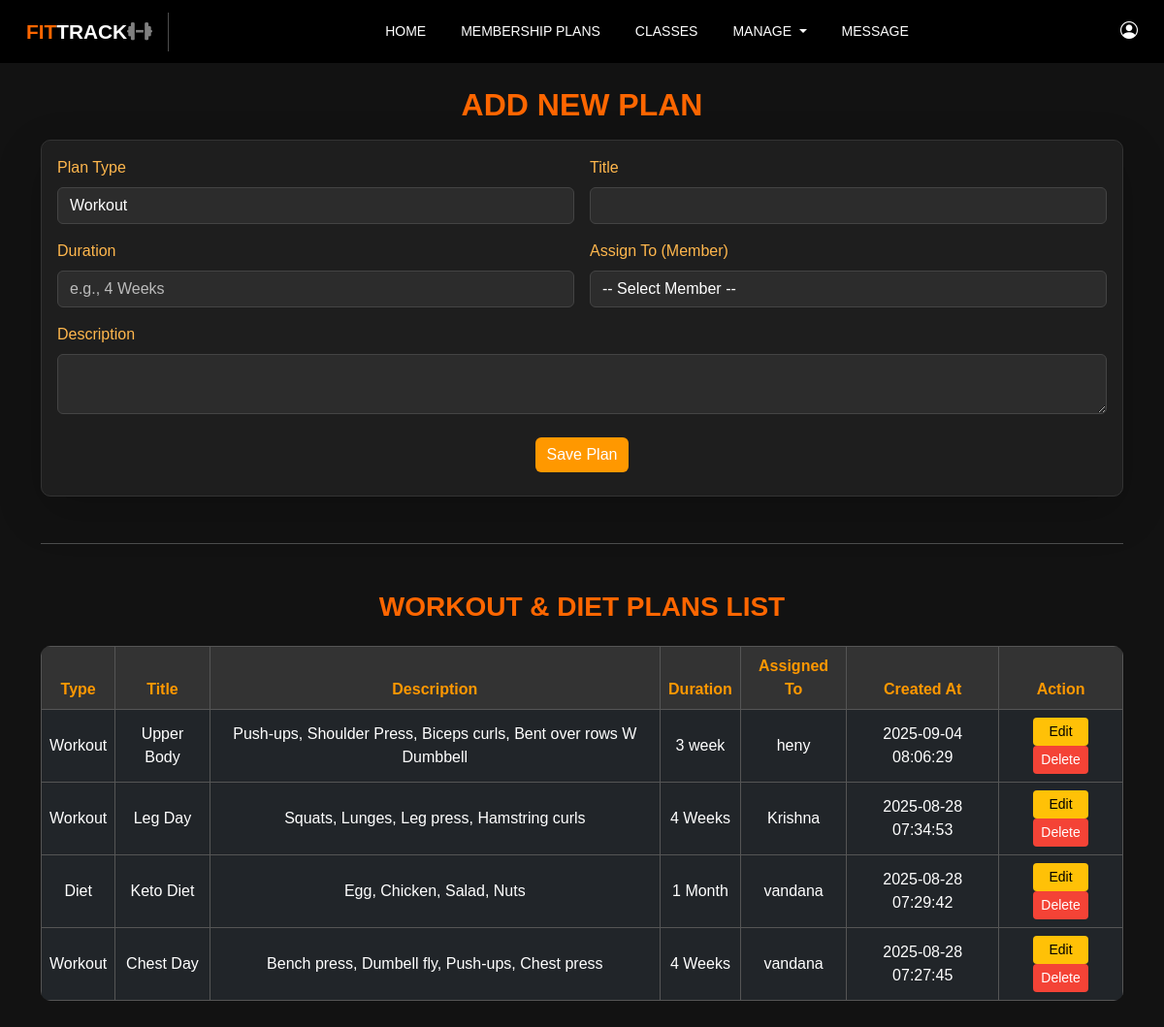
The page /admin/manage_workout_diet.php on the database its author committed.
### tables this page shows
CREATE TABLE `plans` (
  `id` int(11) NOT NULL,
  `type` varchar(20) NOT NULL,
  `title` varchar(200) NOT NULL,
  `description` text DEFAULT NULL,
  `duration` varchar(50) DEFAULT NULL,
  `member_id` int(11) DEFAULT NULL,
  `created_at` timestamp NOT NULL DEFAULT current_timestamp()
);

CREATE TABLE `members` (
  `id` int(11) NOT NULL,
  `name` varchar(100) NOT NULL,
  `email` varchar(150) NOT NULL,
  `phone` varchar(15) NOT NULL,
  `gender` enum('Male','Female','Other') NOT NULL,
  `plan_id` int(11) NOT NULL,
  `start_date` date NOT NULL,
  `end_date` date NOT NULL,
  `status` enum('Active','Inactive') DEFAULT 'Active',
  `created_at` timestamp NOT NULL DEFAULT current_timestamp()
);

### admin/manage_workout_diet.php (the view, shortened to what this page needs)
<?php
@include '../config.php';
$editData = null;
$plansRes = mysqli_query($conn, "SELECT p.*, m.name as member_name
                                 FROM plans p
                                 LEFT JOIN members m ON p.member_id=m.id
                                 ORDER BY p.created_at DESC");
?>
<!DOCTYPE html>
<html lang="en">
<head>
    <link href="https://cdn.jsdelivr.net/npm/bootstrap@5.3.0/dist/css/bootstrap.min.css" rel="stylesheet">
    <link rel="stylesheet" href="https://cdn.jsdelivr.net/npm/bootstrap-icons@1.11.3/font/bootstrap-icons.css">
    <link rel="stylesheet" href="https://cdnjs.cloudflare.com/ajax/libs/font-awesome/6.5.2/css/all.min.css">
    <link href="../css/manage_workout_diet.css" rel="stylesheet">
</head>
<body class="dark-theme">
 <?php @include ('admin_header.php'); ?>
<div class="container mt-4">
    <h2 class="page-title text-center"><?= $editData ? "EDIT PLAN" : "ADD NEW PLAN" ?></h2>
    <div class="card form-card shadow-lg mt-3">
        <div class="card-body">
            <form method="POST" class="row g-3">
                <div class="col-md-6">
                    <label class="form-label">Plan Type</label>
                    <select name="type" class="form-select" required>
                        <option value="workout" <?= isset($editData) && $editData['type']=='workout' ? 'selected':''; ?>>Workout</option>
                    </select>
                </div>
                <div class="col-md-6">
                    <label class="form-label">Title</label>
                    <input type="text" name="title" class="form-control"
                           value="<?= $editData['title'] ?? '' ?>" required>
                </div>
                <div class="col-md-6">
                    <label class="form-label">Duration</label>
                    <input type="text" name="duration" class="form-control"
                           value="<?= $editData['duration'] ?? '' ?>" placeholder="e.g., 4 Weeks">
                </div>
                <div class="col-md-6">
                    <label class="form-label">Assign To (Member)</label>
                    <select name="member_id" class="form-select" required>
                        <option value="">-- Select Member --</option>
                    </select>
                </div>
                <div class="col-md-12">
                    <label class="form-label">Description</label>
                    <textarea name="description" class="form-control"><?= $editData['description'] ?? '' ?></textarea>
                </div>
                <div class="col-12 text-center mt-4 mb-2">
                    <button type="submit" name="save" class="btn btn-primary">
                        <?= $editData ? 'Update Plan' : 'Save Plan' ?>
                    </button>
                </div>
            </form>
        </div>
    </div>
 <hr class="my-5 text-light">
    <h3 id="diet" class="mt-5 mb-3 page-title text-center">WORKOUT & DIET PLANS LIST</h3>
    <div class="table-responsive mt-4 mb-5">
        <table class="table table-dark  table-bordered table-hover align-middle text-center">
            <thead>
                <tr>
                    <th>Type</th>
                    <th>Title</th>
                    <th>Description</th>
                    <th>Duration</th>
                    <th>Assigned To</th>
                    <th>Created At</th>
                    <th>Action</th>
                </tr>
            </thead>
            <tbody>
                <?php while($plan = mysqli_fetch_assoc($plansRes)) { ?>
                <tr>
                    <td><?= ucfirst($plan['type']) ?></td>
                    <td><?= $plan['title'] ?></td>
                    <td><?= $plan['description'] ?></td>
                    <td><?= $plan['duration'] ?: 'N/A' ?></td>
                    <td><?= $plan['member_name'] ?: 'Not Assigned' ?></td>
                    <td><?= $plan['created_at'] ?></td>
                    <td>
                        <a href="manage_workout_diet.php?edit=<?= $plan['id'] ?>" class="btn btn-sm btn-warning px-3">Edit</a>
                        <a href="manage_workout_diet.php?delete=<?= $plan['id'] ?>" onclick="return confirm('Delete this plan?');"
                           class="btn btn-sm btn-danger">Delete</a>
                    </td>
                </tr>
                <?php } ?>
            </tbody>
        </table>
    </div>
</div>
</body>
</html>

### css/manage_workout_diet.css (style rules this page uses)
body.dark-theme { background-color: #121212; color: #e0e0e0; font-family: 'Poppins', sans-serif; }
.page-title { color: #ff6600; font-weight: 600; }
.form-card { background: #1e1e1e; border: 1px solid #333; border-radius: 10px; }
.form-card .form-label { color: #ffb74d; font-weight: 500; }
.form-control, .form-select { background: #2c2c2c; color: #fff; border: 1px solid #444; }
.form-control::placeholder { color: #bbb !important; }
.table { border-radius: 10px; overflow: hidden; }
.table th { background: #333; color: #ff9800; }
.table tbody tr { background-color: #1e1e1e !important; }
.table-bordered th, .table-bordered td { border: 1px solid #555 !important; }
.btn-primary { background-color: #ff9800; border: none; }
.btn-warning { background-color: #ffc107; border: none; }
.btn-danger { background-color: #f44336; border: none; }

### admin/admin_header.php (style rules this page uses)
body { margin: 0; font-family: Arial, sans-serif; background-size: cover; }

### rows shown on the page
plans: type "Workout", title "Upper Body", description "Push-ups, Shoulder Press, Biceps curls, Bent over rows W Dumbbell", duration "3 week", member.name "heny", created_at "2025-09-04 08:06:29"
plans: type "Workout", title "Leg Day", description "Squats, Lunges, Leg press, Hamstring curls", duration "4 Weeks", member.name "Krishna", created_at "2025-08-28 07:34:53"
plans: type "Diet", title "Keto Diet", description "Egg, Chicken, Salad, Nuts", duration "1 Month", member.name "vandana", created_at "2025-08-28 07:29:42"
plans: type "Workout", title "Chest Day", description "Bench press, Dumbell fly, Push-ups, Chest press", duration "4 Weeks", member.name "vandana", created_at "2025-08-28 07:27:45"
